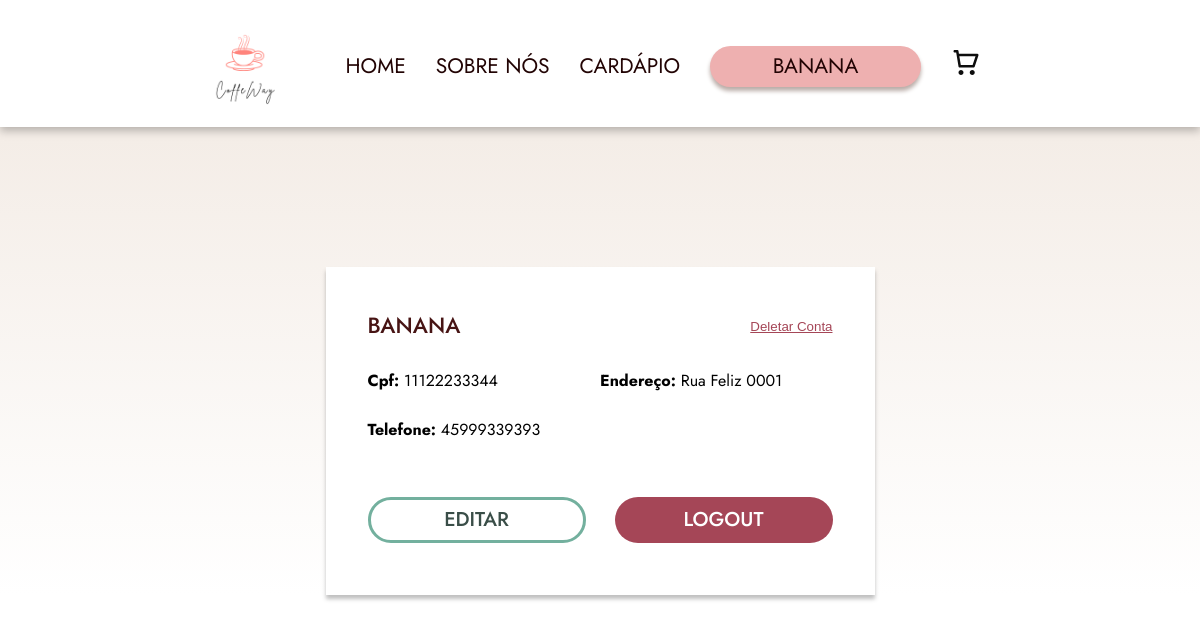
Page /cliente.php (signed in) on the committed database.
### tables this page shows
CREATE TABLE `cliente` (
  `id` int(11) NOT NULL,
  `nome_completo` char(90) NOT NULL,
  `cpf` varchar(90) NOT NULL,
  `endereco` varchar(200) NOT NULL,
  `telefone` varchar(18) NOT NULL
);

### cliente.php (the view, shortened to what this page needs)
<!DOCTYPE html>
<html lang="pt-BR">
<head>
  <link rel="stylesheet" href="assets/css/style.css">
</head>
<body>
  <?php
include_once('config/conexao.php');
$id_cliente = $_SESSION['user_id'];
$sqlClienteInfo = "SELECT * FROM cliente WHERE id= $id_cliente LIMIT 1 ";
$resultClienteInfo = mysqli_query($conexao, $sqlClienteInfo);
$row = mysqli_fetch_assoc($resultClienteInfo);
$nome = $row['nome_completo'];
$cpf = $row['cpf'];
$endereco = $row['endereco'];
$telefone = $row['telefone'];
?>
<!DOCTYPE html>
<html>
<head>
    <link rel="stylesheet" href="assets/css/style.css">
</head>
<body>
    <header>
        <div class="container header">
            <div class="logo">
                <a href=""><img class="logo" src="assets/images/logo.png" /></a>
            </div>
            <div class="menu">
                <nav>
                    <ul>
                        <li><a href="index.php">HOME</a></li>
                        <li><a href="sobreNos.php">SOBRE NÓS</a></li>
                        <li><a href="selecionarCardapio.php">CARDÁPIO</a></li>
                        <?php if (isset($_SESSION['user_type']) && $_SESSION['user_type'] === 'cliente') : ?>
                            <li><a href="cliente.php">
                                    <div class="clienteLogado"><?php echo $_SESSION['user_name']; ?></div>
                                </a></li>
                        <?php else : ?>
                            <li><a href="login.php">LOGIN</a></li>
                            <li><a href="cadastro.php">CADASTRAR</a></li>
                        <?php endif; ?>
                        <li><a href="carrinho.php"></a></li>
                    </ul>
                </nav>
            </div>
    </header>
    <section class="carrinho areaEstilizada">
        <div class="carrinhoArea">
            <div class="clienteCaixa">
                <div class="clienteCaixaTopo">
                    <h3 style="text-transform: uppercase;"><?php echo $nome; ?></h3>
                    <form action="" method="get">
                      <input class="deletConta" type="submit" name="DeletConta" value="Deletar Conta">
                    </form>
                </div>
                <div class="clienteInfoArea">
                  <div class="clienteInfo">
                    <p><strong>Cpf: </strong><?php echo $cpf; ?></p>
                  </div>
                  <div class="clienteInfo">
                    <p><strong>Endereço: </strong><?php echo $endereco; ?></p>
                  </div>
                  <div class="clienteInfo">
                    <p><strong>Telefone: </strong><?php echo $telefone; ?></p>
                  </div>
                </div>
                <div class="clienteBotoesArea">
                    <form action="editarClienteLogin.php" method="post">
                      <input class="clienteBotaoEditar" name="clienteEditar" type="submit" value="Editar">
                    </form>
                    <a class="clienteBotaoLogout" href="logout.php">LOGOUT</a>
                </div>
            </div>
    </section>
</body>
</html>
</body>
</html>

### assets/css/style.css (style rules this page uses)
* { padding: 0; margin: 0; box-sizing: border-box; }
body { font-family: 'Jost', sans-serif; }
header { display: flex; justify-content: center; padding-top: 10px; padding-bottom: 5px; background-color: #fff; filter: drop-shadow(0px 4px 4px rgba(0, 0, 0, 0.25)); }
header .logo { width: 112px; }
.container { display: flex; justify-content: space-between; width: 822px; }
.logo { display: flex; align-items: center; }
.menu { display: flex; align-items: center; }
.menu ul { display: flex; align-items: center; list-style: none; }
.menu ul li { margin-right: 30px; }
.menu ul li a { text-decoration: none; color: #220404; font-size: 21px; }
.menu .carrinho { width: 30px; }
.clienteLogado { display: flex; align-items: center; justify-content: center; width: 211px; height: 41px; border-radius: 50px; background: #EEB0B0; box-shadow: 0px 4px 4px 0px #BAADA8; }
.areaEstilizada { background-image: linear-gradient(180deg, #F4EDE7 2.29%, rgba(244, 237, 231, 0) 100%); }
.carrinhoArea { display: flex; padding-top: 90px; flex-direction: column; align-items: center; width: 100%; }
.clienteCaixa { margin-top: 50px; padding: 42px; background-color: white; width: 549px; height: 328px; display: flex; flex-direction: column; align-items: center; box-shadow: 0px 4px 4px 0px rgba(0, 0, 0, 0.25); }
.clienteCaixaTopo { width: 100%; display: flex; justify-content: space-between; align-items: center; }
.clienteCaixaTopo .deletConta { background: none; border: none; color: #A54657; text-decoration: underline; cursor: pointer; }
.clienteCaixaTopo h3 { color: #471414; font-size: 22px; font-weight: 500; }
.clienteInfoArea { margin-top: 28px; width: 100%; height: 40%; display: flex; flex-wrap: wrap }
.clienteInfo { width: 50%; }
.clienteBotoesArea { padding-top: 30px; margin: 0 auto; width: 100%; display: flex; justify-content: space-between; align-items: center; }
.clienteBotaoEditar { width: 218px; height: 46px; border-radius: 30px; border: 3px solid #73B09E; background: #FFF; color: #3A4E48; font-family: Jost; font-size: 20px; font-weight: 500; text-transform: uppercase; }
.clienteBotaoLogout { display: flex; justify-content: center; align-items: center; width: 218px; height: 46px; border-radius: 30px; background: #A54657; color: #FFF; font-family: Jost; font-size: 20px; font-style: normal; font-weight: 500; line-height: normal; text-transform: uppercase; text-decoration: none; }

### rows in the picture
cliente: nome_completo "BANANA", cpf "11122233344", endereco "Rua Feliz 0001", telefone "45999339393"

### other values in the picture
$_SESSION['user_name'] "BANANA"
